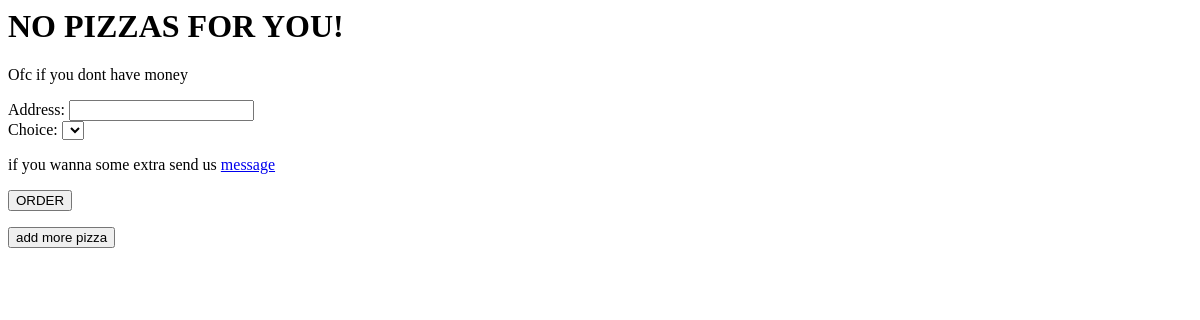
The page /createorder on the database as committed earlier.
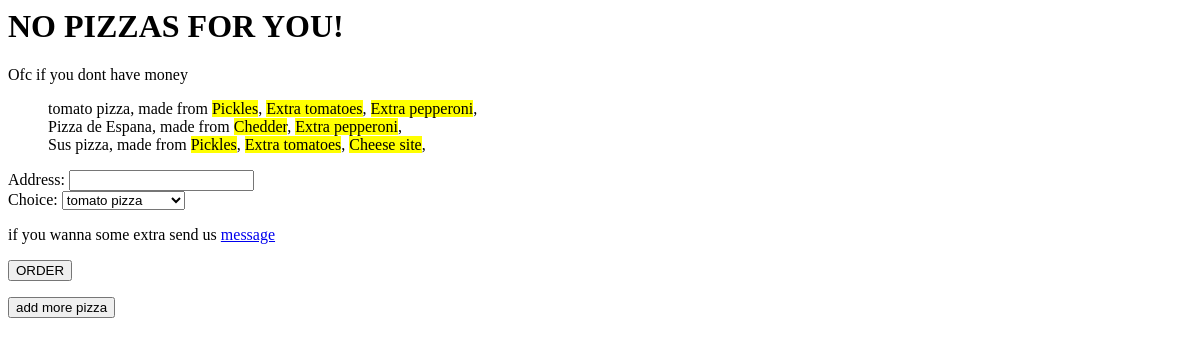
The same page on the database as committed later.
### pizza/models.py (models this page shows, shortened)
class PizzaModel(models.Model):
    name = models.CharField(max_length=50)
    toppings = models.ManyToManyField(ToppingsModel, verbose_name="toppings")
    print(toppings)
    class Meta:
        verbose_name = "My pizza recipes"
        verbose_name_plural = "Pizza recipes"

class ToppingsModel(models.Model):
    name = models.CharField(max_length=50)
    class Meta:
        verbose_name = "Toppings"
        verbose_name_plural = "Toppings"

### order/views.py (the view, shortened to what this page needs)
# urls.py: path("createorder", create_order, name="createorder" ),
def create_order(request, *args, **kwargs) :
    order_form = CreateForm(request.POST or None)
    print(order_form.data)
    context = {"order": PizzaModel.objects.all(), "order_form": order_form}
    return render(request, "order/create_order.html", context=context)

### order/forms.py
class CreateForm(forms.Form) :
    address = forms.CharField(max_length=100)
    choice = forms.ChoiceField(choices=PIZZAS, help_text='if you wanna some extra send us <a href="#">message</a>', widget=forms.Select(attrs={"class":"pizzas"}))

### templates/order/create_order.html (shortened to what this page needs)
<h1>NO PIZZAS FOR YOU!</h1>
<p>Ofc if you dont have money</p>
<ul>
    {% for i in order %}
    {{i.name}}, made from
    {%for j in i.toppings.all%}
    <mark>{{j.name}}</mark>,
    {%endfor%}
    <br>
    {% endfor %}
</ul>
<form class="form" action="" method="post">
    {%for field in order_form%}
    <div>
        {{ field.label_tag }} {{ field }}
    </div>
    {% if field.help_text %}
    <p class="help">{{ field.help_text|safe}}</p>
    {%endif%}
    {%endfor%}
    <input type="submit" value="ORDER">
</form>
<button class="more">add more pizza</button>

Rows that differ between the two databases and show on the page:
added PizzaModel: name "tomato pizza"
added ToppingsModel: name "Pickles"
added ToppingsModel: name "Extra tomatoes"
added ToppingsModel: name "Extra pepperoni"
added PizzaModel: name "Pizza de Espana"
added ToppingsModel: name "Chedder", shown under "Pizza de Espana"
added PizzaModel: name "Sus pizza"
added ToppingsModel: name "Cheese site", shown under "Sus pizza"
Other text that changed with them:
form field choice: (not shown) → "tomato pizza"
